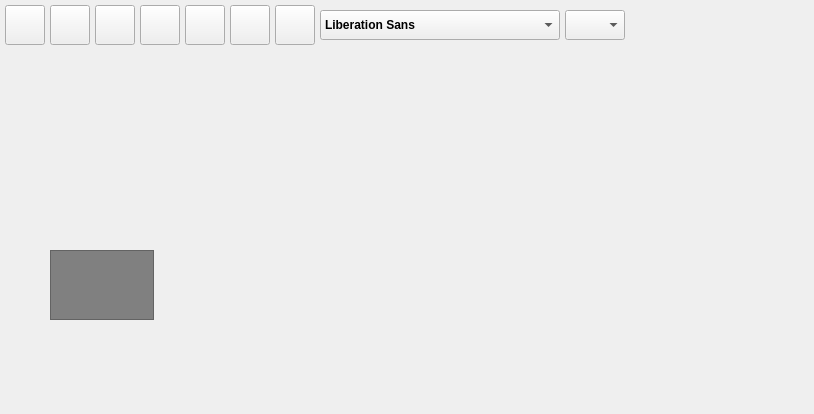
<?xml version="1.0" encoding="UTF-8"?>
<ui version="4.0">
 <class>EditorWidget</class>
 <widget class="QWidget" name="EditorWidget">
  <property name="geometry">
   <rect>
    <x>0</x>
    <y>0</y>
    <width>814</width>
    <height>414</height>
   </rect>
  </property>
  <property name="windowTitle">
   <string>Form</string>
  </property>
  <widget class="QToolButton" name="openButton">
   <property name="geometry">
    <rect>
     <x>50</x>
     <y>5</y>
     <width>40</width>
     <height>40</height>
    </rect>
   </property>
   <property name="focusPolicy">
    <enum>Qt::NoFocus</enum>
   </property>
   <property name="toolTip">
    <string>Open</string>
   </property>
   <property name="autoFillBackground">
    <bool>true</bool>
   </property>
   <property name="text">
    <string/>
   </property>
   <property name="icon">
    <iconset resource="../resources/ChartGeany.qrc">
     <normaloff>:/png/images/icons/EDITOR/folder.png</normaloff>:/png/images/icons/EDITOR/folder.png</iconset>
   </property>
   <property name="iconSize">
    <size>
     <width>35</width>
     <height>35</height>
    </size>
   </property>
  </widget>
  <widget class="QToolButton" name="saveButton">
   <property name="geometry">
    <rect>
     <x>95</x>
     <y>5</y>
     <width>40</width>
     <height>40</height>
    </rect>
   </property>
   <property name="focusPolicy">
    <enum>Qt::NoFocus</enum>
   </property>
   <property name="toolTip">
    <string>Save</string>
   </property>
   <property name="autoFillBackground">
    <bool>true</bool>
   </property>
   <property name="text">
    <string/>
   </property>
   <property name="icon">
    <iconset resource="../resources/ChartGeany.qrc">
     <normaloff>:/png/images/icons/EDITOR/save_diskette_floppy_disk.png</normaloff>:/png/images/icons/EDITOR/save_diskette_floppy_disk.png</iconset>
   </property>
   <property name="iconSize">
    <size>
     <width>35</width>
     <height>35</height>
    </size>
   </property>
  </widget>
  <widget class="QToolButton" name="saveAsButton">
   <property name="geometry">
    <rect>
     <x>140</x>
     <y>5</y>
     <width>40</width>
     <height>40</height>
    </rect>
   </property>
   <property name="focusPolicy">
    <enum>Qt::NoFocus</enum>
   </property>
   <property name="toolTip">
    <string>Save As</string>
   </property>
   <property name="autoFillBackground">
    <bool>true</bool>
   </property>
   <property name="text">
    <string/>
   </property>
   <property name="icon">
    <iconset resource="../resources/ChartGeany.qrc">
     <normaloff>:/png/images/icons/EDITOR/save_as.png</normaloff>:/png/images/icons/EDITOR/save_as.png</iconset>
   </property>
   <property name="iconSize">
    <size>
     <width>35</width>
     <height>35</height>
    </size>
   </property>
  </widget>
  <widget class="QToolButton" name="compileButton">
   <property name="geometry">
    <rect>
     <x>185</x>
     <y>5</y>
     <width>40</width>
     <height>40</height>
    </rect>
   </property>
   <property name="focusPolicy">
    <enum>Qt::NoFocus</enum>
   </property>
   <property name="toolTip">
    <string>Compile</string>
   </property>
   <property name="autoFillBackground">
    <bool>true</bool>
   </property>
   <property name="text">
    <string/>
   </property>
   <property name="icon">
    <iconset resource="../resources/ChartGeany.qrc">
     <normaloff>:/png/images/icons/EDITOR/closed.png</normaloff>:/png/images/icons/EDITOR/closed.png</iconset>
   </property>
   <property name="iconSize">
    <size>
     <width>35</width>
     <height>35</height>
    </size>
   </property>
  </widget>
  <widget class="QPlainTextEdit" name="messagePlainTextEdit">
   <property name="geometry">
    <rect>
     <x>50</x>
     <y>250</y>
     <width>104</width>
     <height>70</height>
    </rect>
   </property>
   <property name="palette">
    <palette>
     <active>
      <colorrole role="Light">
       <brush brushstyle="SolidPattern">
        <color alpha="255">
         <red>128</red>
         <green>128</green>
         <blue>128</blue>
        </color>
       </brush>
      </colorrole>
      <colorrole role="Base">
       <brush brushstyle="SolidPattern">
        <color alpha="255">
         <red>128</red>
         <green>128</green>
         <blue>128</blue>
        </color>
       </brush>
      </colorrole>
      <colorrole role="Window">
       <brush brushstyle="SolidPattern">
        <color alpha="255">
         <red>128</red>
         <green>128</green>
         <blue>128</blue>
        </color>
       </brush>
      </colorrole>
      <colorrole role="AlternateBase">
       <brush brushstyle="SolidPattern">
        <color alpha="255">
         <red>128</red>
         <green>128</green>
         <blue>128</blue>
        </color>
       </brush>
      </colorrole>
      <colorrole role="NoRole">
       <brush brushstyle="SolidPattern">
        <color alpha="255">
         <red>128</red>
         <green>128</green>
         <blue>128</blue>
        </color>
       </brush>
      </colorrole>
     </active>
     <inactive>
      <colorrole role="Light">
       <brush brushstyle="SolidPattern">
        <color alpha="255">
         <red>128</red>
         <green>128</green>
         <blue>128</blue>
        </color>
       </brush>
      </colorrole>
      <colorrole role="Base">
       <brush brushstyle="SolidPattern">
        <color alpha="255">
         <red>128</red>
         <green>128</green>
         <blue>128</blue>
        </color>
       </brush>
      </colorrole>
      <colorrole role="Window">
       <brush brushstyle="SolidPattern">
        <color alpha="255">
         <red>128</red>
         <green>128</green>
         <blue>128</blue>
        </color>
       </brush>
      </colorrole>
      <colorrole role="AlternateBase">
       <brush brushstyle="SolidPattern">
        <color alpha="255">
         <red>128</red>
         <green>128</green>
         <blue>128</blue>
        </color>
       </brush>
      </colorrole>
      <colorrole role="NoRole">
       <brush brushstyle="SolidPattern">
        <color alpha="255">
         <red>128</red>
         <green>128</green>
         <blue>128</blue>
        </color>
       </brush>
      </colorrole>
     </inactive>
     <disabled>
      <colorrole role="Light">
       <brush brushstyle="SolidPattern">
        <color alpha="255">
         <red>128</red>
         <green>128</green>
         <blue>128</blue>
        </color>
       </brush>
      </colorrole>
      <colorrole role="Base">
       <brush brushstyle="SolidPattern">
        <color alpha="255">
         <red>128</red>
         <green>128</green>
         <blue>128</blue>
        </color>
       </brush>
      </colorrole>
      <colorrole role="Window">
       <brush brushstyle="SolidPattern">
        <color alpha="255">
         <red>128</red>
         <green>128</green>
         <blue>128</blue>
        </color>
       </brush>
      </colorrole>
      <colorrole role="AlternateBase">
       <brush brushstyle="SolidPattern">
        <color alpha="255">
         <red>128</red>
         <green>128</green>
         <blue>128</blue>
        </color>
       </brush>
      </colorrole>
      <colorrole role="NoRole">
       <brush brushstyle="SolidPattern">
        <color alpha="255">
         <red>128</red>
         <green>128</green>
         <blue>128</blue>
        </color>
       </brush>
      </colorrole>
     </disabled>
    </palette>
   </property>
   <property name="autoFillBackground">
    <bool>true</bool>
   </property>
   <property name="undoRedoEnabled">
    <bool>false</bool>
   </property>
   <property name="readOnly">
    <bool>true</bool>
   </property>
   <property name="textInteractionFlags">
    <set>Qt::TextSelectableByKeyboard|Qt::TextSelectableByMouse</set>
   </property>
  </widget>
  <widget class="QToolButton" name="expandButton">
   <property name="geometry">
    <rect>
     <x>5</x>
     <y>5</y>
     <width>40</width>
     <height>40</height>
    </rect>
   </property>
   <property name="focusPolicy">
    <enum>Qt::NoFocus</enum>
   </property>
   <property name="toolTip">
    <string>Expand/Restore</string>
   </property>
   <property name="autoFillBackground">
    <bool>true</bool>
   </property>
   <property name="text">
    <string/>
   </property>
   <property name="icon">
    <iconset resource="../resources/ChartGeany.qrc">
     <normaloff>:/png/images/icons/PNG/fullscreen.png</normaloff>:/png/images/icons/PNG/fullscreen.png</iconset>
   </property>
   <property name="iconSize">
    <size>
     <width>35</width>
     <height>35</height>
    </size>
   </property>
  </widget>
  <widget class="QToolButton" name="messagesButton">
   <property name="geometry">
    <rect>
     <x>230</x>
     <y>5</y>
     <width>40</width>
     <height>40</height>
    </rect>
   </property>
   <property name="focusPolicy">
    <enum>Qt::NoFocus</enum>
   </property>
   <property name="toolTip">
    <string>Compiler Messages On/Off</string>
   </property>
   <property name="autoFillBackground">
    <bool>true</bool>
   </property>
   <property name="text">
    <string/>
   </property>
   <property name="icon">
    <iconset resource="../resources/ChartGeany.qrc">
     <normaloff>:/png/images/icons/EDITOR/lamp_active.png</normaloff>:/png/images/icons/EDITOR/lamp_active.png</iconset>
   </property>
   <property name="iconSize">
    <size>
     <width>35</width>
     <height>35</height>
    </size>
   </property>
  </widget>
  <widget class="QToolButton" name="debugButton">
   <property name="geometry">
    <rect>
     <x>275</x>
     <y>5</y>
     <width>40</width>
     <height>40</height>
    </rect>
   </property>
   <property name="focusPolicy">
    <enum>Qt::NoFocus</enum>
   </property>
   <property name="toolTip">
    <string>Debug/Release Compilation</string>
   </property>
   <property name="autoFillBackground">
    <bool>true</bool>
   </property>
   <property name="text">
    <string/>
   </property>
   <property name="icon">
    <iconset resource="../resources/ChartGeany.qrc">
     <normaloff>:/png/images/icons/EDITOR/bug.png</normaloff>:/png/images/icons/EDITOR/bug.png</iconset>
   </property>
   <property name="iconSize">
    <size>
     <width>35</width>
     <height>35</height>
    </size>
   </property>
  </widget>
  <widget class="QFontComboBox" name="fontComboBox">
   <property name="geometry">
    <rect>
     <x>320</x>
     <y>10</y>
     <width>240</width>
     <height>30</height>
    </rect>
   </property>
   <property name="font">
    <font>
     <weight>75</weight>
     <bold>true</bold>
    </font>
   </property>
   <property name="focusPolicy">
    <enum>Qt::NoFocus</enum>
   </property>
   <property name="editable">
    <bool>false</bool>
   </property>
   <property name="maxVisibleItems">
    <number>10</number>
   </property>
   <property name="maxCount">
    <number>300</number>
   </property>
   <property name="sizeAdjustPolicy">
    <enum>QComboBox::AdjustToContentsOnFirstShow</enum>
   </property>
  </widget>
  <widget class="QComboBox" name="sizeComboBox">
   <property name="geometry">
    <rect>
     <x>565</x>
     <y>10</y>
     <width>60</width>
     <height>30</height>
    </rect>
   </property>
   <property name="font">
    <font>
     <weight>75</weight>
     <bold>true</bold>
    </font>
   </property>
   <property name="focusPolicy">
    <enum>Qt::NoFocus</enum>
   </property>
   <property name="editable">
    <bool>false</bool>
   </property>
  </widget>
 </widget>
 <resources>
  <include location="../resources/ChartGeany.qrc"/>
 </resources>
 <connections/>
</ui>
